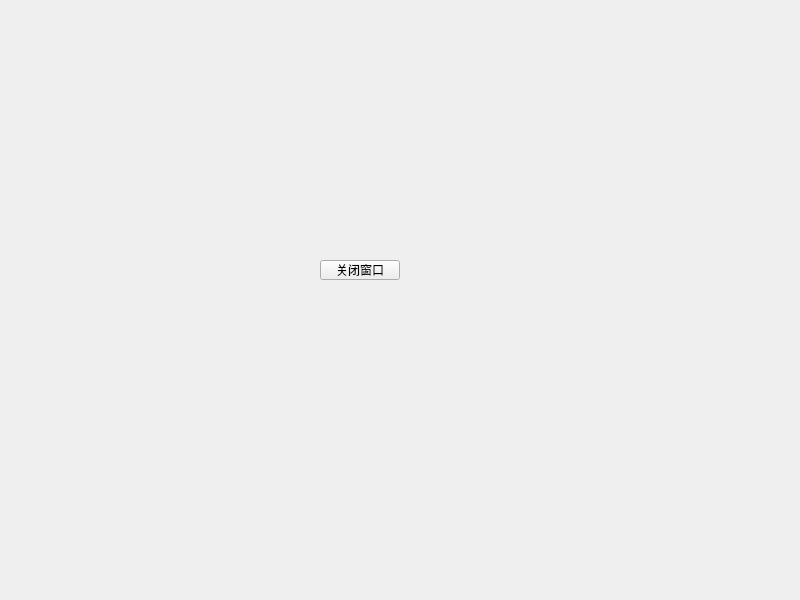
<?xml version="1.0" encoding="UTF-8"?>
<ui version="4.0">
 <class>Widget</class>
 <widget class="QWidget" name="Widget">
  <property name="geometry">
   <rect>
    <x>0</x>
    <y>0</y>
    <width>800</width>
    <height>600</height>
   </rect>
  </property>
  <property name="windowTitle">
   <string>Widget</string>
  </property>
  <widget class="QPushButton" name="closeBtn">
   <property name="geometry">
    <rect>
     <x>320</x>
     <y>260</y>
     <width>80</width>
     <height>20</height>
    </rect>
   </property>
   <property name="text">
    <string>关闭窗口</string>
   </property>
  </widget>
 </widget>
 <resources/>
 <connections/>
</ui>
